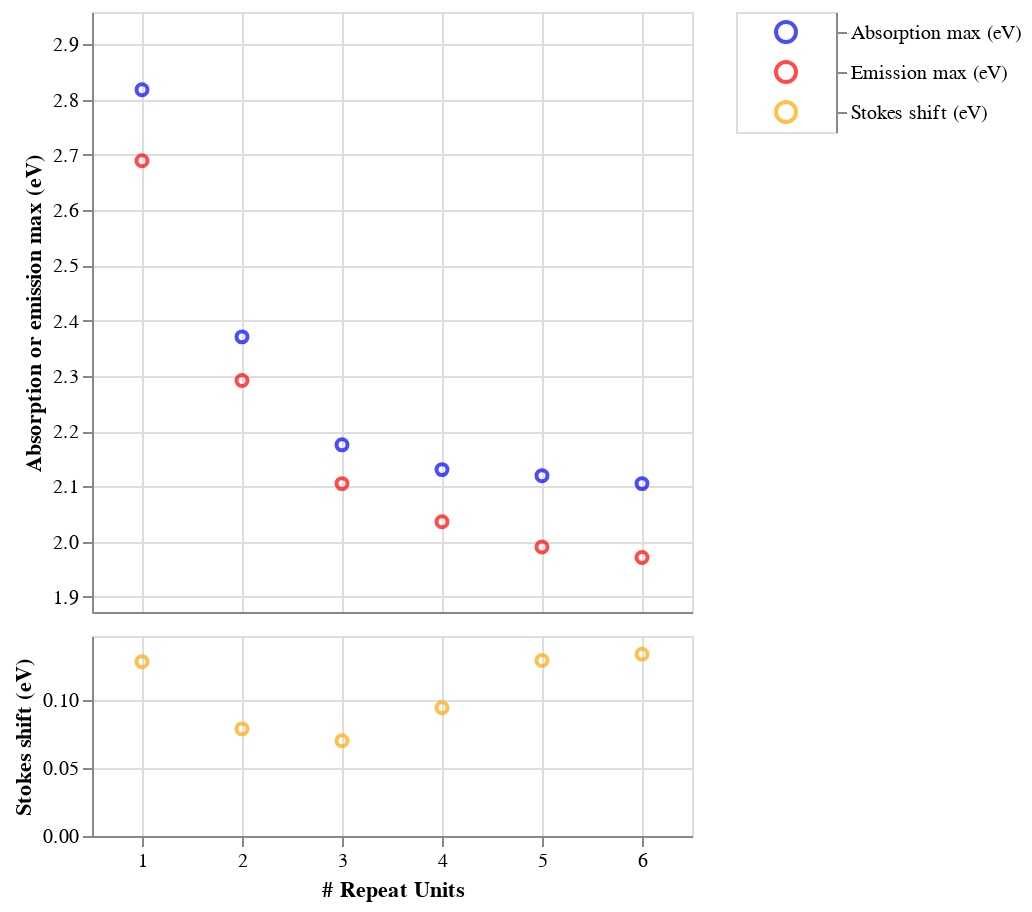

Notebook code for this chart:
### Code cell
# First scatter plot for "Absorption max (eV)" and "Emission max (eV)" (upper part of the y-axis)
scatter_absorption = alt.Chart(df_matches).mark_point().encode(
    x='repeat_unit_match_count',
    y=alt.Y('Absorption max (eV)', scale=alt.Scale(domain=[y_min_eV, y_max_eV])),
    color=alt.value(absorption_color),
    tooltip=['repeat_unit_match_count', 'Absorption max (eV)']
)

scatter_emission = alt.Chart(df_matches).mark_point().encode(
    x='repeat_unit_match_count',
    y=alt.Y('Emission max (eV)', scale=alt.Scale(domain=[y_min_eV, y_max_eV])),  # Same y-axis range as absorption
    color=alt.value(emission_color),
    tooltip=['repeat_unit_match_count', 'Emission max (eV)']
)

# Second scatter plot for "Stokes shift (eV)" (lower part of the y-axis)
scatter_delta = alt.Chart(df_matches).mark_point().encode(
    x='repeat_unit_match_count',
    y=alt.Y('Stokes shift (eV)', scale=alt.Scale(domain=[0, delta_y_max])),  # Delta on a different y-axis range
    color=alt.value('orange'),
    tooltip=['repeat_unit_match_count', 'Stokes shift (eV)']
)

# Manual legend with explicit sort order
legend_data = pl.DataFrame({
    'Type': ['Absorption max (eV)', 'Emission max (eV)', 'Stokes shift (eV)'],
    'Color': [absorption_color, emission_color, 'orange']
})

legend = alt.Chart(legend_data).mark_point(size=100).encode(
    y=alt.Y('Type:N', sort=['Absorption max (eV)', 'Emission max (eV)', 'Stokes shift (eV)'],  # Explicit sort order
            axis=alt.Axis(orient='right', title=None)),
    color=alt.Color('Color:N', scale=None)
).properties(
    width=50
)

# Layer the two scatter plots, but apply y-axis breaks by separating ranges
upper_chart = alt.layer(
    scatter_absorption, scatter_emission
).encode(
    y=alt.Y(
        'Absorption max (eV)', 
        scale=alt.Scale(domain=[y_min_eV, y_max_eV]), 
        title="Absorption or emission max (eV)"
    ),
    x=alt.X(
        'repeat_unit_match_count', 
        scale=alt.Scale(domain=[0.5, max_x_value]), 
        title=None,
        axis=alt.Axis(labels=False, tickSize=0),
    )
)

lower_chart = scatter_delta.encode(
    y=alt.Y(
        'Stokes shift (eV)', 
        scale=alt.Scale(domain=[0, delta_y_max]), 
        title="Stokes shift (eV)"
    ),
    x=alt.X(
        'repeat_unit_match_count', 
        scale=alt.Scale(domain=[0.5, max_x_value]), 
        title="# Repeat Units"
    )
)

# Combine the two charts vertically with some padding to simulate a break
combined_chart = alt.vconcat(
    upper_chart.properties(height=300),
    lower_chart.properties(height=100),
    spacing=10  # Add space between charts to simulate axis break
).resolve_scale(
    x='shared'
)

# Display the combined chart with the legend
layered_chart = alt.hconcat(combined_chart, legend)

layered_chart.show()

### Figure 1 — Vega specification as saved in the notebook (floating-point values rounded to 4 significant figures)
{"$schema": "https://vega.github.io/schema/vega/v5.json", "data": [{"name": "source_0"}, {"name": "data_0", "values": [{"Absorption max (eV)": 2.818, "repeat_unit_match_count": 1}, {"Absorption max (eV)": 2.371, "repeat_unit_match_count": 2}, {"Absorption max (eV)": 2.175, "repeat_unit_match_count": 3}, {"Absorption max (eV)": 2.13, "repeat_unit_match_count": 4}, {"Absorption max (eV)": 2.119, "repeat_unit_match_count": 5}, {"Absorption max (eV)": 2.105, "repeat_unit_match_count": 6}]}, {"name": "data_1", "values": [{"Emission max (eV)": 2.689, "repeat_unit_match_count": 1}, {"Emission max (eV)": 2.292, "repeat_unit_match_count": 2}, {"Emission max (eV)": 2.105, "repeat_unit_match_count": 3}, {"Emission max (eV)": 2.036, "repeat_unit_match_count": 4}, {"Emission max (eV)": 1.99, "repeat_unit_match_count": 5}, {"Emission max (eV)": 1.971, "repeat_unit_match_count": 6}]}, {"name": "data_2", "values": [{"Stokes shift (eV)": 0.1284, "repeat_unit_match_count": 1}, {"Stokes shift (eV)": 0.07887, "repeat_unit_match_count": 2}, {"Stokes shift (eV)": 0.07016, "repeat_unit_match_count": 3}, {"Stokes shift (eV)": 0.09444, "repeat_unit_match_count": 4}, {"Stokes shift (eV)": 0.1293, "repeat_unit_match_count": 5}, {"Stokes shift (eV)": 0.1339, "repeat_unit_match_count": 6}]}, {"name": "source_1", "values": [{"Color": "blue", "Type": "Absorption max (eV)", "y_Type_sort_index": 0.0}, {"Color": "red", "Type": "Emission max (eV)", "y_Type_sort_index": 1.0}, {"Color": "orange", "Type": "Stokes shift (eV)", "y_Type_sort_index": 2.0}]}, {"name": "source_1_concat_1_y_domain_Type", "values": [{"Type": "Absorption max (eV)", "sort_field": 0.0}, {"Type": "Emission max (eV)", "sort_field": 1.0}, {"Type": "Stokes shift (eV)", "sort_field": 2.0}]}], "signals": [{"name": "concat_0_width", "value": 300}, {"name": "concat_0_concat_0_height", "value": 300}, {"name": "concat_0_concat_1_height", "value": 100}, {"name": "concat_1_width", "value": 50}, {"name": "concat_1_y_step", "value": 20}, {"name": "concat_1_height", "update": "bandspace(domain('concat_1_y').length, 1, 0.5) * concat_1_y_step"}], "marks": [{"type": "group", "name": "concat_0_group", "marks": [{"type": "group", "name": "concat_0_concat_0_group", "encode": {"update": {"height": {"signal": "concat_0_concat_0_height"}, "width": {"signal": "concat_0_width"}}}, "marks": [{"type": "symbol", "name": "concat_0_concat_0_layer_0_marks", "from": {"data": "data_0"}, "encode": {"update": {"fill": {"value": "transparent"}, "x": {"field": "repeat_unit_match_count", "scale": "concat_0_x"}, "tooltip": {"signal": "{\"repeat_unit_match_count\": format(datum[\"repeat_unit_match_count\"], \"\"), \"Absorption max (eV)\": format(datum[\"Absorption max (eV)\"], \"\")}"}, "opacity": {"value": 0.7}, "stroke": {"value": "blue"}, "y": {"field": "Absorption max (eV)", "scale": "concat_0_concat_0_y"}}}, "style": ["point"]}, {"type": "symbol", "name": "concat_0_concat_0_layer_1_marks", "from": {"data": "data_1"}, "encode": {"update": {"x": {"field": "repeat_unit_match_count", "scale": "concat_0_x"}, "y": {"field": "Emission max (eV)", "scale": "concat_0_concat_0_y"}, "stroke": {"value": "red"}, "fill": {"value": "transparent"}, "opacity": {"value": 0.7}, "tooltip": {"signal": "{\"repeat_unit_match_count\": format(datum[\"repeat_unit_match_count\"], \"\"), \"Emission max (eV)\": format(datum[\"Emission max (eV)\"], \"\")}"}}}, "style": ["point"]}], "axes": [{"scale": "concat_0_x", "maxExtent": 0, "domain": false, "labels": false, "grid": true, "aria": false, "zindex": 0, "minExtent": 0, "orient": "bottom", "gridScale": "concat_0_concat_0_y", "ticks": false, "tickCount": {"signal": "ceil(concat_0_width/40)"}}, {"scale": "concat_0_concat_0_y", "grid": true, "tickCount": {"signal": "ceil(concat_0_concat_0_height/40)"}, "ticks": false, "zindex": 0, "domain": false, "maxExtent": 0, "gridScale": "concat_0_x", "labels": false, "orient": "left", "minExtent": 0, "aria": false}, {"scale": "concat_0_x", "tickSize": 0, "labelFlush": true, "orient": "bottom", "labels": false, "tickCount": {"signal": "ceil(concat_0_width/40)"}, "zindex": 0, "labelOverlap": true, "grid": false}, {"scale": "concat_0_concat_0_y", "title": "Absorption or emission max (eV)", "grid": false, "labelOverlap": true, "tickCount": {"signal": "ceil(concat_0_concat_0_height/40)"}, "zindex": 0, "orient": "left"}], "style": "cell"}, {"type": "group", "name": "concat_0_concat_1_group", "encode": {"update": {"height": {"signal": "concat_0_concat_1_height"}, "width": {"signal": "concat_0_width"}}}, "marks": [{"type": "symbol", "name": "concat_0_concat_1_marks", "from": {"data": "data_2"}, "encode": {"update": {"fill": {"value": "transparent"}, "x": {"field": "repeat_unit_match_count", "scale": "concat_0_x"}, "tooltip": {"signal": "{\"repeat_unit_match_count\": format(datum[\"repeat_unit_match_count\"], \"\"), \"Stokes shift (eV)\": format(datum[\"Stokes shift (eV)\"], \"\")}"}, "stroke": {"value": "orange"}, "opacity": {"value": 0.7}, "y": {"field": "Stokes shift (eV)", "scale": "concat_0_concat_1_y"}}}, "style": ["point"]}], "axes": [{"scale": "concat_0_x", "gridScale": "concat_0_concat_1_y", "maxExtent": 0, "zindex": 0, "domain": false, "labels": false, "grid": true, "minExtent": 0, "orient": "bottom", "tickCount": {"signal": "ceil(concat_0_width/40)"}, "ticks": false, "aria": false}, {"scale": "concat_0_concat_1_y", "orient": "left", "domain": false, "gridScale": "concat_0_x", "aria": false, "labels": false, "tickCount": {"signal": "ceil(concat_0_concat_1_height/40)"}, "zindex": 0, "maxExtent": 0, "minExtent": 0, "grid": true, "ticks": false}, {"scale": "concat_0_x", "orient": "bottom", "labelOverlap": true, "tickCount": {"signal": "ceil(concat_0_width/40)"}, "zindex": 0, "grid": false, "title": "# Repeat Units", "labelFlush": true}, {"scale": "concat_0_concat_1_y", "zindex": 0, "orient": "left", "title": "Stokes shift (eV)", "labelOverlap": true, "tickCount": {"signal": "ceil(concat_0_concat_1_height/40)"}, "grid": false}], "style": "cell"}], "layout": {"padding": 10, "columns": 1, "bounds": "full", "align": "each"}}, {"type": "group", "name": "concat_1_group", "encode": {"update": {"width": {"signal": "concat_1_width"}, "height": {"signal": "concat_1_height"}}}, "signals": [{"name": "width", "update": "concat_1_width"}], "marks": [{"type": "symbol", "name": "concat_1_marks", "from": {"data": "source_1"}, "encode": {"update": {"size": {"value": 100}, "y": {"field": "Type", "scale": "concat_1_y"}, "stroke": {"field": "Color"}, "fill": {"value": "transparent"}, "x": {"signal": "concat_1_width", "mult": 0.5}, "opacity": {"value": 0.7}}}, "style": ["point"]}], "axes": [{"scale": "concat_1_y", "orient": "right", "grid": false, "zindex": 0}], "style": "cell"}], "scales": [{"name": "concat_0_x", "type": "linear", "domain": [0.5, 6.5], "range": [0, {"signal": "concat_0_width"}], "zero": false}, {"name": "concat_0_concat_0_y", "type": "linear", "domain": [1.873, 2.959], "range": [{"signal": "concat_0_concat_0_height"}, 0], "zero": false}, {"name": "concat_0_concat_1_y", "type": "linear", "domain": [0, 0.1472], "range": [{"signal": "concat_0_concat_1_height"}, 0], "zero": true}, {"name": "concat_1_y", "type": "point", "domain": {"data": "source_1_concat_1_y_domain_Type", "field": "Type", "sort": {"op": "max", "field": "sort_field"}}, "range": {"step": {"signal": "concat_1_y_step"}}, "padding": 0.5}], "layout": {"padding": 20, "bounds": "full", "align": "each"}, "padding": 5, "background": "white"}
